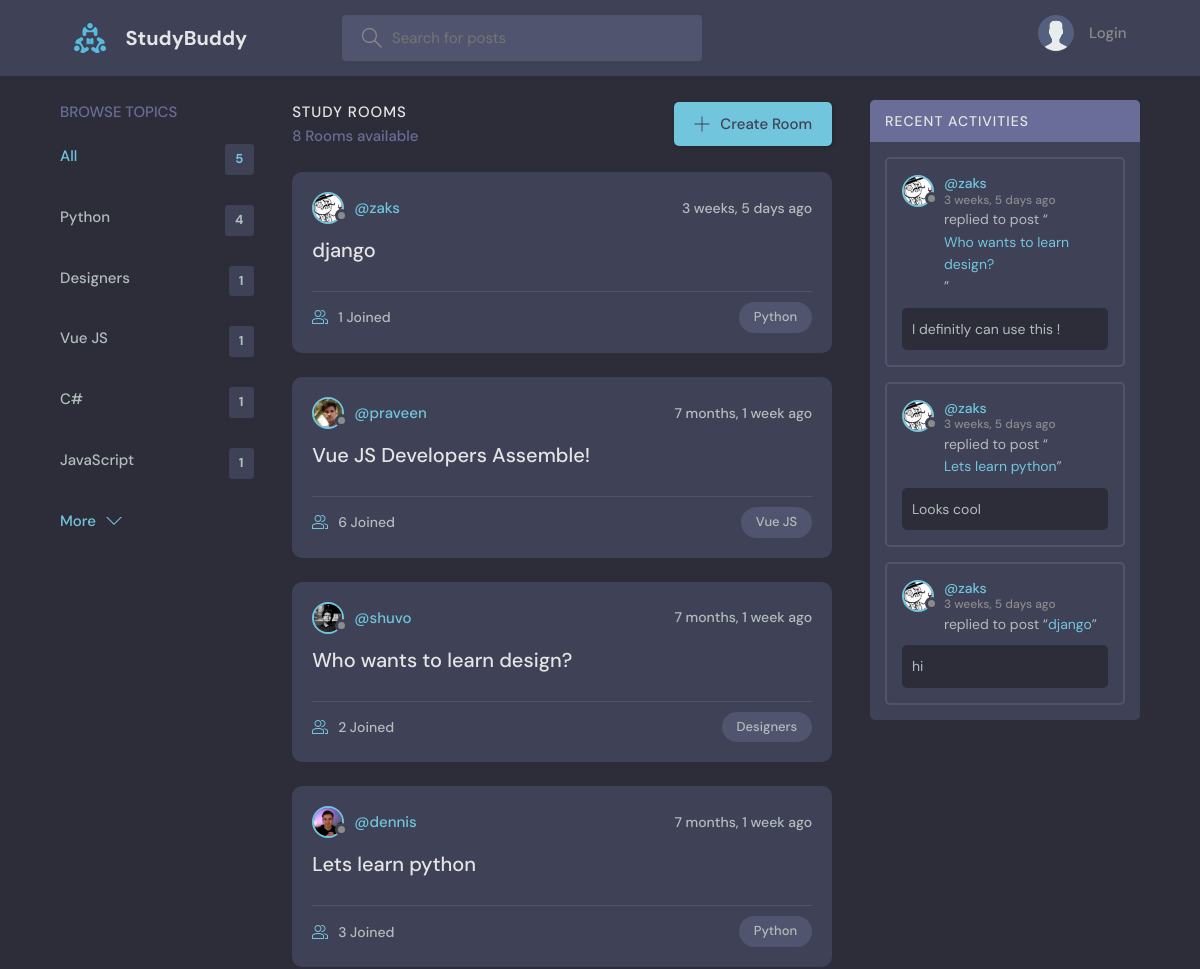
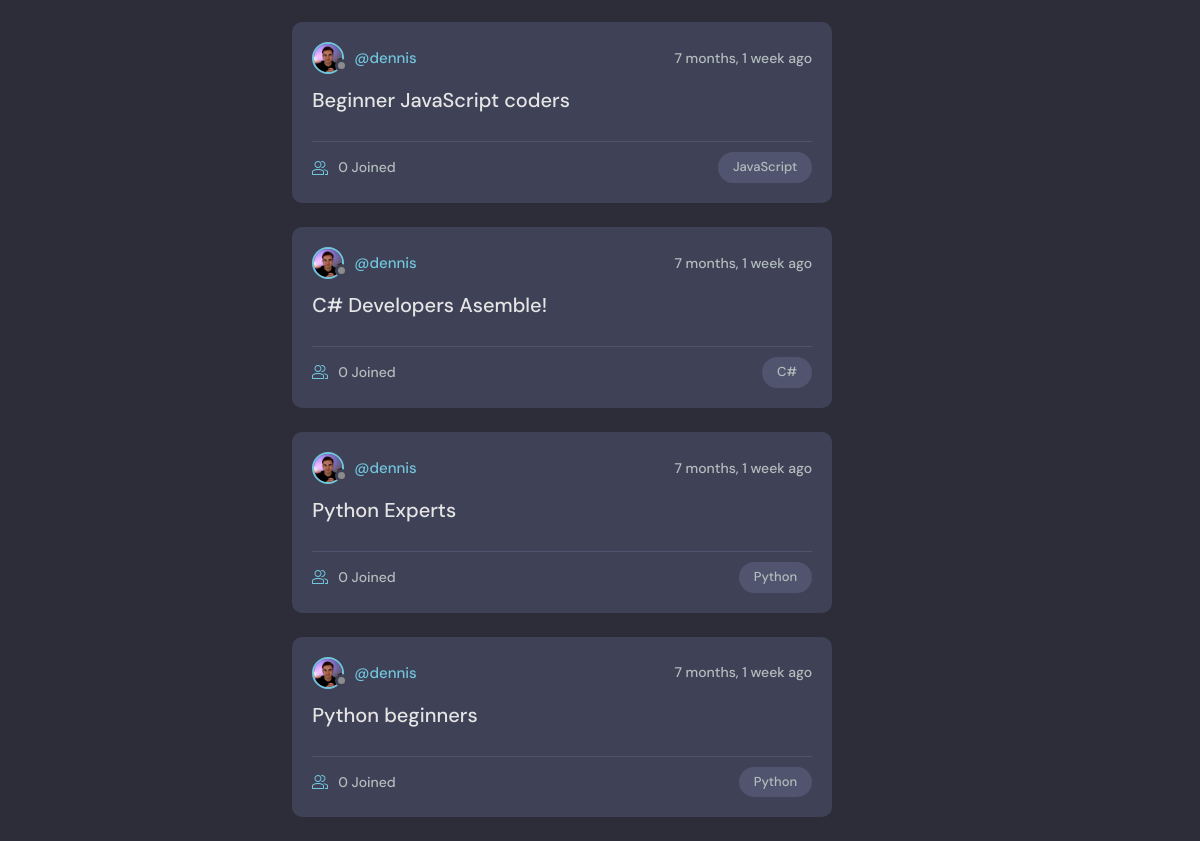
The page / on the database its author committed (2 pictures, top to bottom).
### base/models.py (models this page shows, shortened)
class Topic(models.Model):
    name = models.CharField(max_length=200)

class Room(models.Model):
    host = models.ForeignKey(User, on_delete=models.SET_NULL, null=True)
    topic = models.ForeignKey(Topic, on_delete=models.SET_NULL, null=True)
    name = models.CharField(max_length=200)
    description = models.TextField(null=True, blank=True)
    participants = models.ManyToManyField(
        User, related_name='participants', blank=True)
    updated = models.DateTimeField(auto_now=True)
    created = models.DateTimeField(auto_now_add=True)
    class Meta:
        ordering = ['-updated', '-created']
    def __str__(self):
        return self.name

class User(AbstractUser):
    name = models.CharField(max_length=200, null=True)
    email = models.EmailField(unique=True, null=True)
    bio = models.TextField(null=True)
    avatar = models.ImageField(null=True, default="avatar.svg")
    USERNAME_FIELD = 'email'
    REQUIRED_FIELDS = []

class Message(models.Model):
    user = models.ForeignKey(User, on_delete=models.CASCADE)
    room = models.ForeignKey(Room, on_delete=models.CASCADE)
    body = models.TextField()
    updated = models.DateTimeField(auto_now=True)
    created = models.DateTimeField(auto_now_add=True)
    class Meta:
        ordering = ['-updated', '-created']

### base/views.py (the view)
# urls.py: path('', views.home, name="home"),
def home(request):
    q = request.GET.get('q') if request.GET.get('q') != None else ''
    rooms = Room.objects.filter(
        Q(topic__name__icontains=q) |
        Q(name__icontains=q) |
        Q(description__icontains=q)
    )
    topics = Topic.objects.all()[0:5]
    room_count = rooms.count()
    room_messages = Message.objects.filter(
        Q(room__topic__name__icontains=q))[0:3]
    context = {'rooms': rooms, 'topics': topics,
               'room_count': room_count, 'room_messages': room_messages}
    return render(request, 'base/home.html', context)

### base/templates/base/home.html (shortened to what this page needs)
{% extends 'main.html' %}
{% block content %}
<main class="layout layout--3">
  <div class="container">
    {% include 'base/topics_component.html' %}
    <div class="roomList">
      <div class="roomList__header">
        <div>
          <h2>Study Rooms</h2>
          <p>{{room_count}} Rooms available</p>
        </div>
        <a class="btn btn--main" href="{% url 'create-room' %}">
          <svg version="1.1" xmlns="http://www.w3.org/2000/svg" width="32" height="32" viewBox="0 0 32 32">
            <title>add</title>
            <path
              d="M16.943 0.943h-1.885v14.115h-14.115v1.885h14.115v14.115h1.885v-14.115h14.115v-1.885h-14.115v-14.115z">
            </path>
          </svg>
          Create Room
        </a>
      </div>
      {% include 'base/feed_component.html' %}
    </div>
    {% include 'base/activity_component.html' %}
  </div>
</main>
{% endblock %}

### base/templates/base/topics_component.html
<div class="topics">
    <div class="topics__header">
        <h2>Browse Topics</h2>
    </div>
    <ul class="topics__list">
        <li>
            <a href="{% url 'home' %}" class="active">All <span>{{topics.count}}</span></a>
        </li>
        {% for topic in topics %}
        <li>
            <a href="{% url 'home' %}?q={{topic.name}}">{{topic.name}}<span>{{topic.room_set.all.count}}</span></a>
        </li>
        {% endfor %}
    </ul>
    <a class="btn btn--link" href="{% url 'topics' %}">
        More
        <svg version="1.1" xmlns="http://www.w3.org/2000/svg" width="32" height="32" viewBox="0 0 32 32">
            <title>chevron-down</title>
            <path d="M16 21l-13-13h-3l16 16 16-16h-3l-13 13z"></path>
        </svg>
    </a>
</div>

### base/templates/base/feed_component.html (shortened to what this page needs)
{% for room in rooms %}
<div class="roomListRoom">
    <div class="roomListRoom__header">
        <a href="{% url 'user-profile' room.host.id %}" class="roomListRoom__author">
            <div class="avatar avatar--small">
                <img src="{{room.host.avatar.url}}" />
            </div>
            <span>@{{room.host.username}}</span>
        </a>
        <div class="roomListRoom__actions">
            <span>{{room.created|timesince}} ago</span>
        </div>
    </div>
    <div class="roomListRoom__content">
        <a href="{% url 'room' room.id %}">{{room.name}}</a>
    </div>
    <div class="roomListRoom__meta">
        <a href="{% url 'room' room.id %}" class="roomListRoom__joined">
            {{room.participants.all.count}} Joined
        </a>
        <p class="roomListRoom__topic">{{room.topic.name}}</p>
    </div>
</div>
{% endfor %}

### base/templates/base/activity_component.html (shortened to what this page needs)
<div class="activities">
    <div class="activities__header">
        <h2>Recent Activities</h2>
    </div>
    {% for message in room_messages %}
    <div class="activities__box">
        <div class="activities__boxHeader roomListRoom__header">
            <a href="{% url 'user-profile' message.user.id %}" class="roomListRoom__author">
                <div class="avatar avatar--small">
                    <img src="{{message.user.avatar.url}}" />
                </div>
                <p>
                    @{{message.user.username}}
                    <span>{{message.created|timesince}} ago</span>
                </p>
            </a>
        </div>
        <div class="activities__boxContent">
            <p>replied to post “<a href="{% url 'room' message.room.id %}">{{message.room}}</a>”</p>
            <div class="activities__boxRoomContent">{{message.body}}</div>
        </div>
    </div>
    {% endfor %}
</div>

### rows shown on the page
Topic: name "Python", room_set.all.count "4"
Topic: name "Designers", room_set.all.count "1"
Topic: name "Vue JS", room_set.all.count "1"
Topic: name "C#", room_set.all.count "1"
Topic: name "JavaScript", room_set.all.count "1"
Room: host.avatar (picture), host.username "zaks", created "3 weeks, 5 days", name "django", participants.all.count "1", topic.name "Python"
Room: host.avatar (picture), host.username "praveen", created "7 months, 1 week", name "Vue JS Developers Assemble!", participants.all.count "6", topic.name "Vue JS"
Room: host.avatar (picture), host.username "shuvo", created "7 months, 1 week", name "Who wants to learn design?", participants.all.count "2", topic.name "Designers"
Room: host.avatar (picture), host.username "dennis", created "7 months, 1 week", name "Lets learn python", participants.all.count "3", topic.name "Python"
Room: host.avatar (picture), host.username "dennis", created "7 months, 1 week", name "Beginner JavaScript coders", participants.all.count "0", topic.name "JavaScript"
Room: host.avatar (picture), host.username "dennis", created "7 months, 1 week", name "C# Developers Asemble!", participants.all.count "0", topic.name "C#"
Room: host.avatar (picture), host.username "dennis", created "7 months, 1 week", name "Python Experts", participants.all.count "0", topic.name "Python"
Room: host.avatar (picture), host.username "dennis", created "7 months, 1 week", name "Python beginners", participants.all.count "0", topic.name "Python"
Message: user.avatar (picture), user.username "zaks", created "3 weeks, 5 days", room "Who wants to learn design?", body "I definitly can use this !"
Message: user.avatar (picture), user.username "zaks", created "3 weeks, 5 days", room "Lets learn python", body "Looks cool"
Message: user.avatar (picture), user.username "zaks", created "3 weeks, 5 days", room "django", body "hi"

### other values the page prints
{{ topics.count }} "5"
{{ room_count }} "8"
